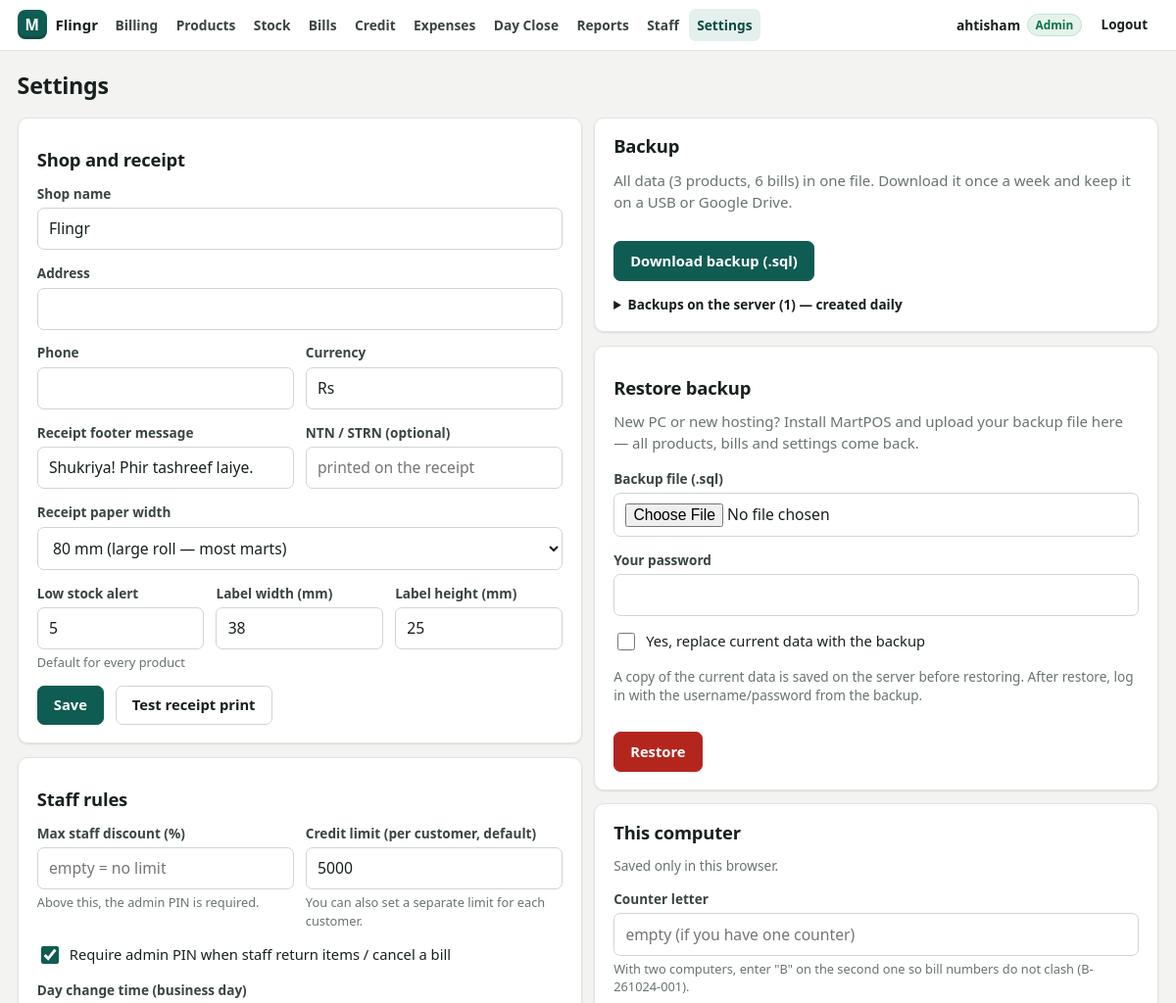
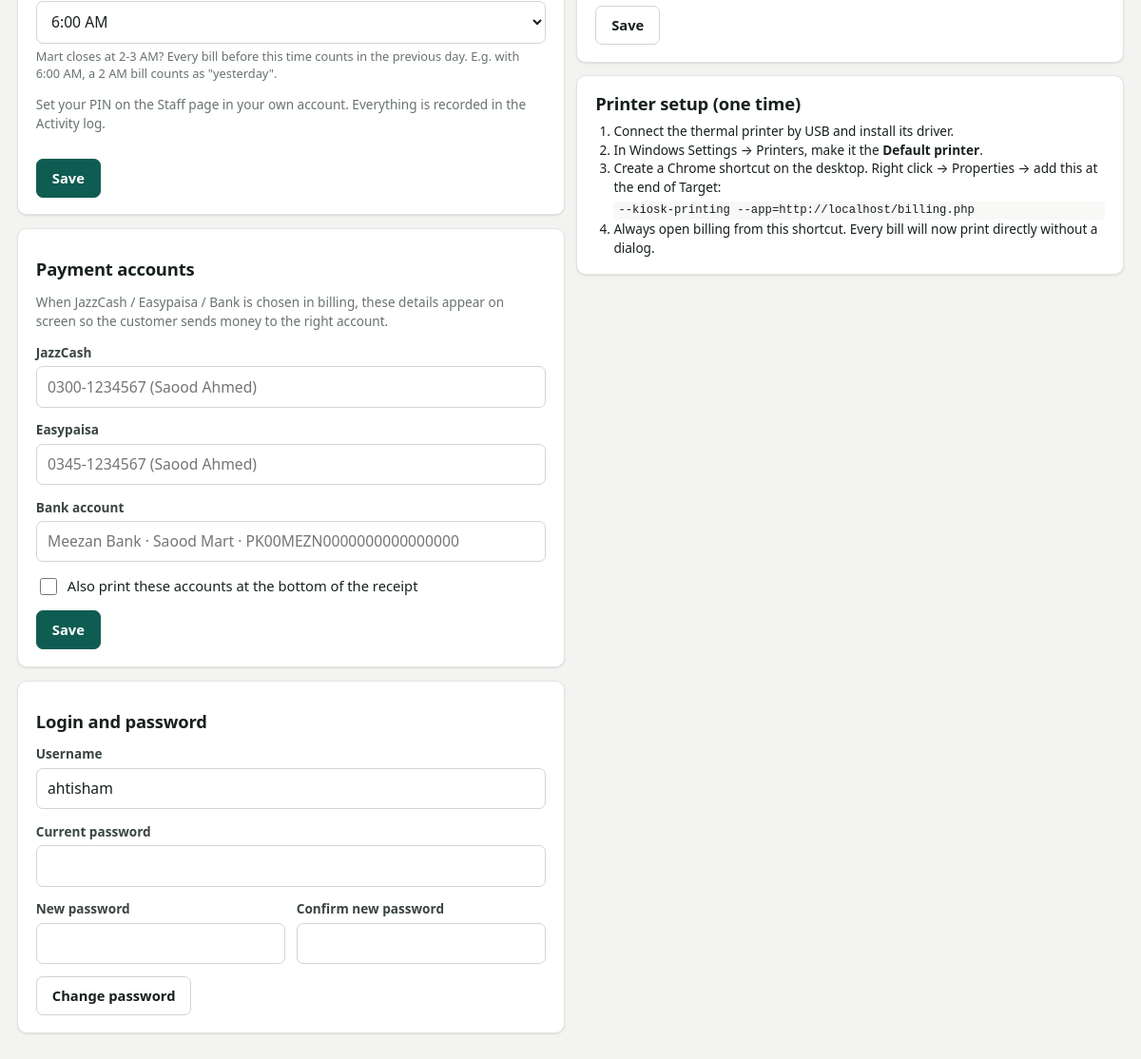
Before: /settings.php (signed in) with the older database file (2 pictures, top to bottom).
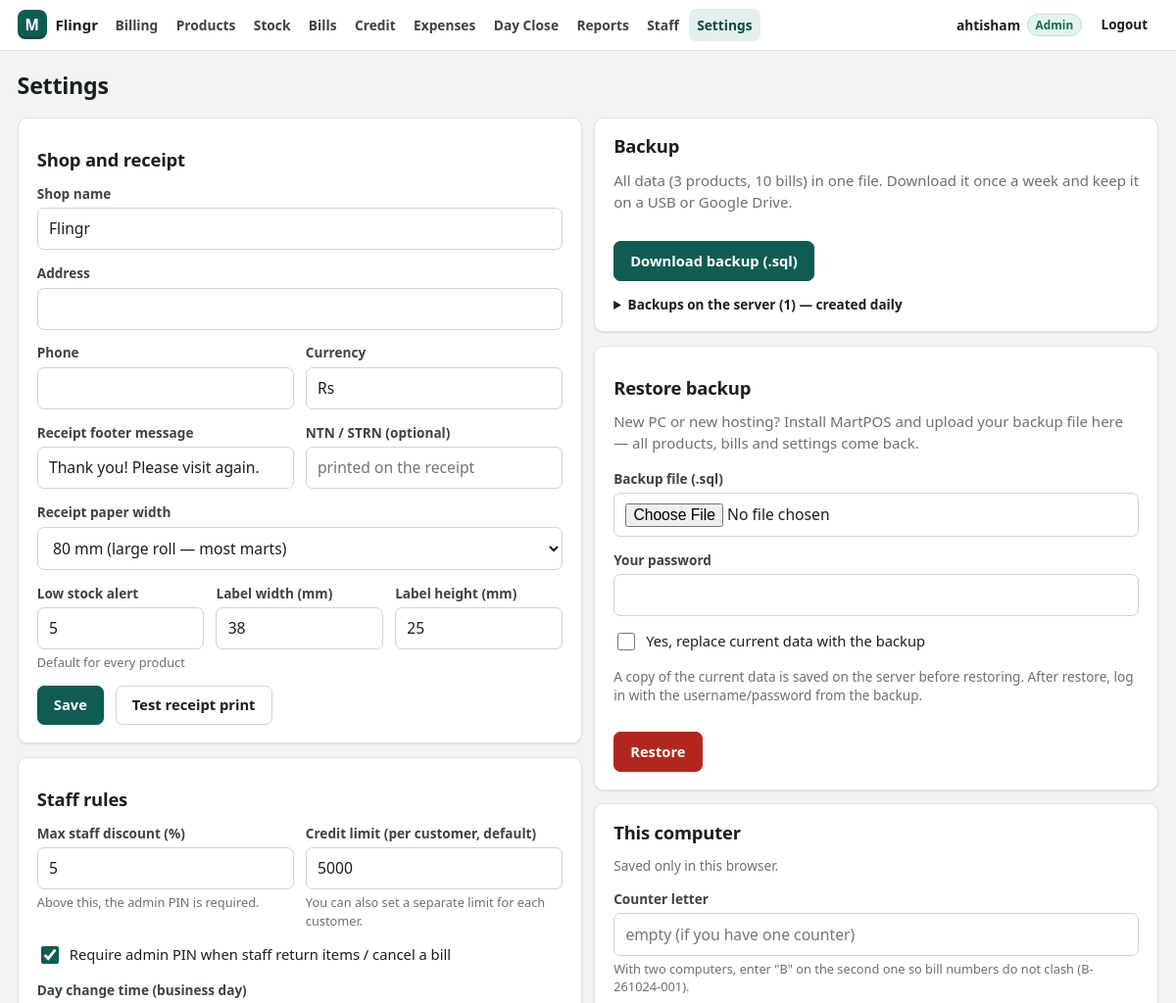
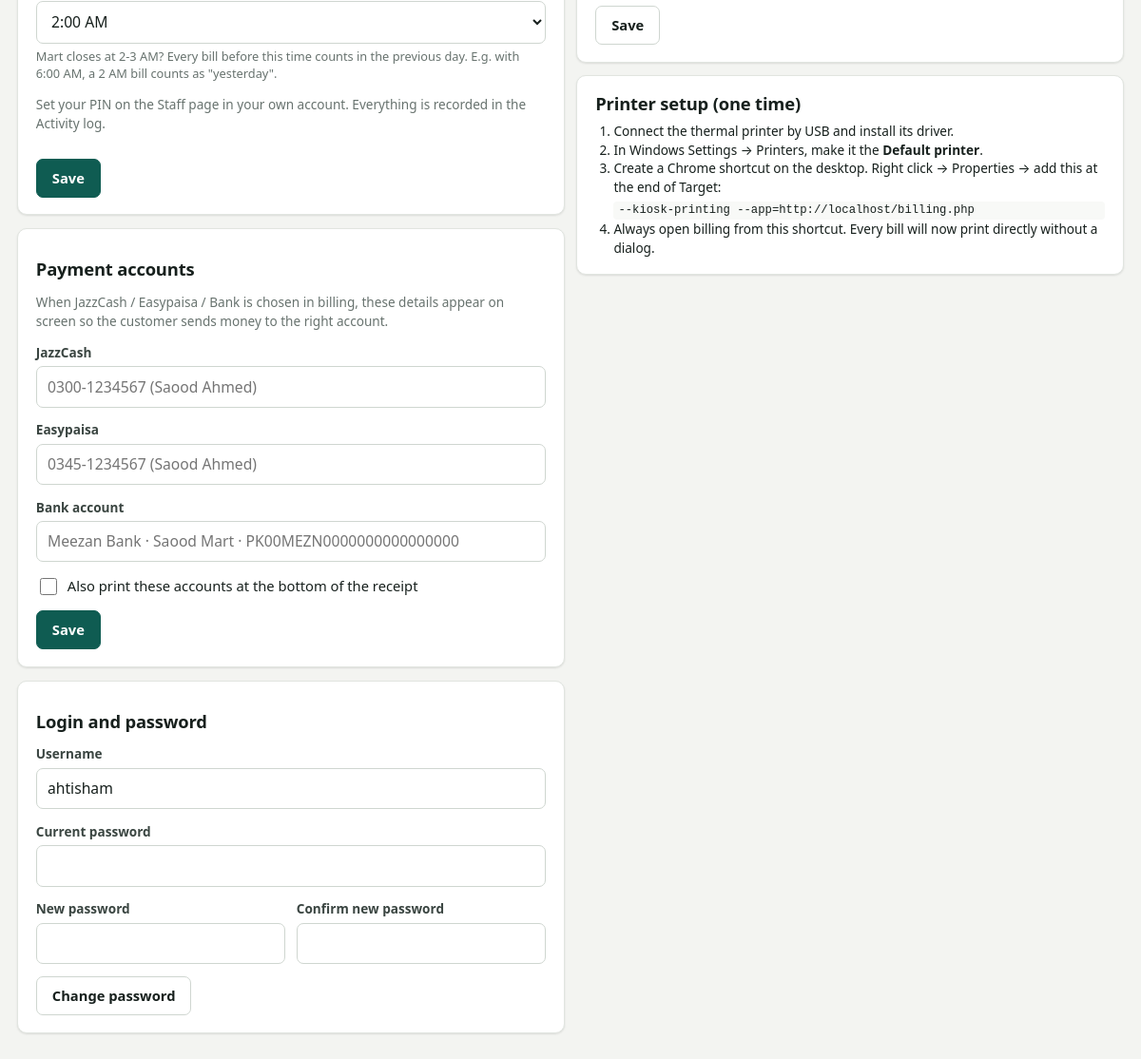
After: the same page with the newer database file (2 pictures, top to bottom).
### tables this page shows
CREATE TABLE IF NOT EXISTS users (
        id INT UNSIGNED NOT NULL AUTO_INCREMENT PRIMARY KEY,
        username VARCHAR(60) NOT NULL,
        password_hash VARCHAR(255) NOT NULL,
        created_at DATETIME NOT NULL
    );

### inc/auth.php (called while the page is built, shortened)
<?php
function current_user(): ?array
{
    static $user = false;
    if ($user !== false) {
        return $user;
    }
    $id = $_SESSION['user']['id'] ?? null;
    $row = q1('SELECT id, username, full_name, role, active, pin_hash FROM users WHERE id = ?', [(int)$id]);
    $user = [
        'id' => (int)$row['id'],
        'username' => $row['username'],
        'name' => $row['full_name'] ?: $row['username'],
        'role' => $row['role'] === 'staff' ? 'staff' : 'admin',
        'has_pin' => !empty($row['pin_hash']),
    ];
    return $user;
}
function is_admin(): bool
{
    return (current_user()['role'] ?? '') === 'admin';
}
function require_login(): void
{
    if (current_user()) {
        return;
    }
}

### inc/db.php (called while the page is built, shortened)
<?php
function db(?array $override = null): PDO
{
    static $pdo = null;
    if ($pdo === null) {
        global $CONFIG;
        $pdo = make_pdo($CONFIG['db']);
    }
    return $pdo;
}
function make_pdo(array $c): PDO
{
    $opts = [
        PDO::ATTR_ERRMODE            => PDO::ERRMODE_EXCEPTION,
        PDO::ATTR_DEFAULT_FETCH_MODE => PDO::FETCH_ASSOC,
        PDO::ATTR_EMULATE_PREPARES   => false,
    ];
    $dsn = sprintf('mysql:host=%s;port=%d;dbname=%s;charset=utf8mb4',
        $c['host'] ?? 'localhost', (int)($c['port'] ?? 3306), $c['name']);
    $pdo = new PDO($dsn, $c['user'], $c['pass'], $opts);
    $pdo->exec("SET time_zone = '" . date('P') . "'");
    return $pdo;
}
function q1(string $sql, array $params = []): ?array
{
    $st = db()->prepare($sql);
    $st->execute($params);
    $row = $st->fetch();
    return $row === false ? null : $row;
}

### inc/helpers.php (called while the page is built, shortened)
<?php
function e($v): string
{
    return htmlspecialchars((string)($v ?? ''), ENT_QUOTES, 'UTF-8');
}
function setting(string $key, ?string $default = null): ?string
{
    global $SETTINGS_CACHE;
    if ($SETTINGS_CACHE === null) {
        $SETTINGS_CACHE = [];
        try {
            foreach (db()->query('SELECT k, v FROM settings') as $row) {
                $SETTINGS_CACHE[$row['k']] = $row['v'];
            }
        } catch (Throwable $e) {
        }
    }
    return $SETTINGS_CACHE[$key] ?? $default;
}
function flashes(): array
{
    $f = $_SESSION['flash'] ?? [];
    return $f;
}
function day_start_hour(): int
{
    $h = setting('day_start_hour', '6');
    return max(0, min(12, (int)$h));
}

### inc/backup_lib.php (called while the page is built, shortened)
<?php
function backup_dump($out): void
{
    fwrite($out, "-- MartPOS backup\n-- Shop: " . str_replace("\n", ' ', (string)setting('shop_name')) . "\n-- Time: " . now() . "\n");
}
function backup_to_file(string $prefix): ?string
{
    $dir = ROOT . '/storage/backups';
    $path = $dir . '/' . $prefix . '-' . date('Ymd-His') . '.sql';
    $fh = @fopen($path, 'w');
    backup_dump($fh);
    return $path;
}
function auto_backup_if_due(): void
{
    if (setting('auto_backup_day') === date('Y-m-d')) {
        return;
    }
    try {
        backup_to_file('auto');
    } catch (Throwable $e) {
        error_log('MartPOS auto backup: ' . $e->getMessage());
    }
}
function server_backups(): array
{
    $files = glob(ROOT . '/storage/backups/*.sql') ?: [];
    usort($files, fn($a, $b) => filemtime($b) <=> filemtime($a));
    return array_map(fn($f) => ['name' => basename($f), 'size' => filesize($f), 'time' => filemtime($f)], $files);
}

### settings.php (the view, shortened to what the changed rows need)
<?php
require __DIR__ . '/inc/bootstrap.php';
require_login();
require_once __DIR__ . '/inc/backup_lib.php';
$v = fn($k, $d = '') => setting($k, $d);
$admin = is_admin();
$counts = q1('SELECT (SELECT COUNT(*) FROM products WHERE deleted_at IS NULL) AS p, (SELECT COUNT(*) FROM sales) AS s');
layout_start('Settings', 'settings');
?>
<div class="page-head"><div><h1>Settings</h1></div></div>
<div class="grid-2" style="align-items:start">
    <div class="stack" style="margin:0">
        <?php if ($admin): ?>
        <form method="post" class="card card-pad stack" id="shopForm">
            <h2>Shop and receipt</h2>
            <label class="field">Shop name <input name="shop_name" value="<?= e($v('shop_name')) ?>" required></label>
            <label class="field">Address <input name="shop_address" value="<?= e($v('shop_address')) ?>"></label>
            <div class="grid-2">
                <label class="field">Phone <input name="shop_phone" value="<?= e($v('shop_phone')) ?>"></label>
                <label class="field">Currency <input name="currency" value="<?= e($v('currency', 'Rs')) ?>"></label>
            </div>
            <div class="grid-2">
                <label class="field">Receipt footer message <input name="receipt_footer" value="<?= e($v('receipt_footer')) ?>"></label>
                <label class="field">NTN / STRN (optional) <input name="shop_ntn" value="<?= e($v('shop_ntn')) ?>" placeholder="printed on the receipt"></label>
            </div>
            <label class="field">Receipt paper width
                <select name="receipt_width">
                    <option value="80" <?= $v('receipt_width', '80') !== '58' ? 'selected' : '' ?>>80 mm (large roll — most marts)</option>
                </select>
            </label>
            <div class="grid-3">
                <label class="field">Low stock alert <input name="low_stock" value="<?= e($v('low_stock', '5')) ?>" inputmode="decimal"><span class="hint">Default for every product</span></label>
                <label class="field">Label width (mm) <input name="label_width" value="<?= e($v('label_width', '38')) ?>" inputmode="decimal"></label>
                <label class="field">Label height (mm) <input name="label_height" value="<?= e($v('label_height', '25')) ?>" inputmode="decimal"></label>
            </div>
            <div class="row">
                <button class="btn primary" type="submit">Save</button>
                <button class="btn" type="button" id="testPrint">Test receipt print</button>
            </div>
        </form>
        <form method="post" class="card card-pad stack">
            <h2>Staff rules</h2>
            <div class="grid-2">
                <label class="field">Max staff discount (%)
                    <input name="staff_discount_pct" value="<?= e($v('staff_discount_pct')) ?>" inputmode="decimal" placeholder="empty = no limit">
                    <span class="hint">Above this, the admin PIN is required.</span>
                </label>
                <label class="field">Credit limit (per customer, default)
                    <input name="udhaar_limit" value="<?= e($v('udhaar_limit', '5000')) ?>" inputmode="decimal" placeholder="empty = no limit">
                    <span class="hint">You can also set a separate limit for each customer.</span>
                </label>
            </div>
            <label class="check"><input type="checkbox" name="pin_for_returns" value="1" <?= $v('pin_for_returns', '1') === '1' ? 'checked' : '' ?>> Require admin PIN when staff return items / cancel a bill</label>
            <label class="field">Day change time (business day)
                <select name="day_start_hour">
                    <?php for ($hh = 0; $hh <= 12; $hh++): ?>
                        <option value="<?= $hh ?>" <?= day_start_hour() === $hh ? 'selected' : '' ?>><?= $hh === 0 ? 'Midnight 12:00 AM (calendar)' : $hh . ':00 AM' ?></option>
                    <?php endfor; ?>
                </select>
                <span class="hint">Mart closes at 2-3 AM? Every bill before this time counts in the previous day. E.g. with 6:00 AM, a 2 AM bill counts as "yesterday".</span>
            </label>
            <p class="muted small">Set your PIN on the Staff page in your own account. Everything is recorded in the Activity log.</p>
            <button class="btn primary" type="submit">Save</button>
        </form>
        <form method="post" class="card card-pad stack">
            <h2>Payment accounts</h2>
            <p class="muted small">When JazzCash / Easypaisa / Bank is chosen in billing, these details appear on screen so the customer sends money to the right account.</p>
            <label class="field">JazzCash <input name="pay_jazzcash" value="<?= e($v('pay_jazzcash')) ?>" placeholder="0300-1234567 (Saood Ahmed)"></label>
            <label class="field">Easypaisa <input name="pay_easypaisa" value="<?= e($v('pay_easypaisa')) ?>" placeholder="0345-1234567 (Saood Ahmed)"></label>
            <label class="field">Bank account <input name="pay_bank" value="<?= e($v('pay_bank')) ?>" placeholder="Meezan Bank · Saood Mart · PK00MEZN0000000000000000"></label>
            <label class="check"><input type="checkbox" name="receipt_accounts" value="1" <?= $v('receipt_accounts') === '1' ? 'checked' : '' ?>> Also print these accounts at the bottom of the receipt</label>
            <button class="btn primary" type="submit">Save</button>
        </form>
        <?php endif; ?>
        <form method="post" class="card card-pad stack" autocomplete="off">
            <h2><?= $admin ? 'Login and password' : 'My password' ?></h2>
            <?php if ($admin): ?><label class="field">Username <input name="username" value="<?= e(current_user()['username']) ?>"></label><?php endif; ?>
        </form>
    </div>
    <div class="stack" style="margin:0">
        <?php if ($admin): ?>
        <div class="card card-pad stack">
            <h2>Backup</h2>
            <p class="muted">All data (<?= (int)$counts['p'] ?> products, <?= (int)$counts['s'] ?> bills) in one file. Download it once a week and keep it on a USB or Google Drive.</p>
            <a class="btn primary" href="backup.php">Download backup (.sql)</a>
            <?php $sb = server_backups(); if ($sb): ?>
                <details>
                    <summary class="small" style="cursor:pointer;font-weight:600">Backups on the server (<?= count($sb) ?>) — created daily</summary>
                </details>
            <?php endif; ?>
        </div>
        <form method="post" action="restore.php" enctype="multipart/form-data" class="card card-pad stack" id="restore"
              onsubmit="return confirm('All current data will be replaced with the backup. Are you sure?')">
            <h2>Restore backup</h2>
            <p class="muted">New PC or new hosting? Install MartPOS and upload your backup file here — all products, bills and settings come back.</p>
            <label class="field">Backup file (.sql) <input type="file" name="file" accept=".sql" required></label>
            <label class="field">Your password <input type="password" name="password" required autocomplete="current-password"></label>
            <label class="check"><input type="checkbox" name="confirm" value="1" required> Yes, replace current data with the backup</label>
            <p class="muted small">A copy of the current data is saved on the server before restoring. After restore, log in with the username/password from the backup.</p>
            <button class="btn danger" type="submit">Restore</button>
        </form>
        <?php endif; ?>
        <div class="card card-pad stack">
            <h2>This computer</h2>
        </div>
        <div class="card card-pad stack">
            <h2>Printer setup (one time)</h2>
        </div>
    </div>
</div>

Changed rows visible on the page:
now on this page (row edited): users: username "ahtisham"
Other visible differences:
form field receipt_footer: "Shukriya! Phir tashreef laiye." → "Thank you! Please visit again."
form field staff_discount_pct: (not shown) → "5"
form field day_start_hour: "6:00 AM" → "2:00 AM"
$counts['s']: "6" → "10"
form field username: "ahtisham" → (not shown)
